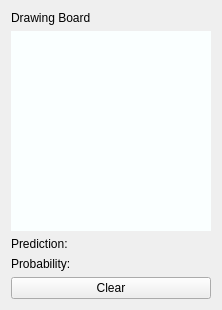
        <widget class="QWidget" name="widget_3" native="true">
         <layout class="QVBoxLayout" name="verticalLayout_8">
          <property name="spacing">
           <number>-1</number>
          </property>
          <item>
           <widget class="QLabel" name="label">
            <property name="text">
             <string>Drawing Board</string>
            </property>
            <property name="alignment">
             <set>Qt::AlignLeading|Qt::AlignLeft|Qt::AlignVCenter</set>
            </property>
           </widget>
          </item>
          <item>
           <widget class="paintWidget" name="drawing">
            <property name="sizePolicy">
             <sizepolicy hsizetype="Fixed" vsizetype="Fixed">
              <horstretch>0</horstretch>
              <verstretch>0</verstretch>
             </sizepolicy>
            </property>
            <property name="minimumSize">
             <size>
              <width>200</width>
              <height>200</height>
             </size>
            </property>
            <property name="maximumSize">
             <size>
              <width>200</width>
              <height>200</height>
             </size>
            </property>
            <property name="baseSize">
             <size>
              <width>200</width>
              <height>200</height>
             </size>
            </property>
            <property name="palette">
             <palette>
              <active>
               <colorrole role="WindowText">
                <brush brushstyle="SolidPattern">
                 <color alpha="255">
                  <red>0</red>
                  <green>0</green>
                  <blue>0</blue>
                 </color>
                </brush>
               </colorrole>
               <colorrole role="Button">
                <brush brushstyle="SolidPattern">
                 <color alpha="255">
                  <red>250</red>
                  <green>255</green>
                  <blue>255</blue>
                 </color>
                </brush>
               </colorrole>
               <colorrole role="Light">
                <brush brushstyle="SolidPattern">
                 <color alpha="255">
                  <red>255</red>
                  <green>255</green>
                  <blue>255</blue>
                 </color>
                </brush>
               </colorrole>
               <colorrole role="Midlight">
                <brush brushstyle="SolidPattern">
                 <color alpha="255">
                  <red>252</red>
                  <green>255</green>
                  <blue>255</blue>
                 </color>
                </brush>
               </colorrole>
               <colorrole role="Dark">
                <brush brushstyle="SolidPattern">
                 <color alpha="255">
                  <red>125</red>
                  <green>127</green>
                  <blue>127</blue>
                 </color>
                </brush>
               </colorrole>
               <colorrole role="Mid">
                <brush brushstyle="SolidPattern">
                 <color alpha="255">
                  <red>167</red>
                  <green>170</green>
                  <blue>170</blue>
                 </color>
                </brush>
               </colorrole>
               <colorrole role="Text">
                <brush brushstyle="SolidPattern">
                 <color alpha="255">
                  <red>0</red>
                  <green>0</green>
                  <blue>0</blue>
                 </color>
                </brush>
               </colorrole>
               <colorrole role="BrightText">
                <brush brushstyle="SolidPattern">
                 <color alpha="255">
                  <red>255</red>
                  <green>255</green>
                  <blue>255</blue>
                 </color>
                </brush>
               </colorrole>
               <colorrole role="ButtonText">
                <brush brushstyle="SolidPattern">
                 <color alpha="255">
                  <red>0</red>
                  <green>0</green>
                  <blue>0</blue>
                 </color>
                </brush>
               </colorrole>
               <colorrole role="Base">
                <brush brushstyle="SolidPattern">
                 <color alpha="255">
                  <red>255</red>
                  <green>255</green>
                  <blue>255</blue>
                 </color>
                </brush>
               </colorrole>
               <colorrole role="Window">
                <brush brushstyle="SolidPattern">
                 <color alpha="255">
                  <red>250</red>
                  <green>255</green>
                  <blue>255</blue>
                 </color>
                </brush>
               </colorrole>
               <colorrole role="Shadow">
                <brush brushstyle="SolidPattern">
                 <color alpha="255">
                  <red>0</red>
                  <green>0</green>
                  <blue>0</blue>
                 </color>
                </brush>
               </colorrole>
               <colorrole role="AlternateBase">
                <brush brushstyle="SolidPattern">
                 <color alpha="255">
                  <red>252</red>
                  <green>255</green>
                  <blue>255</blue>
                 </color>
                </brush>
               </colorrole>
               <colorrole role="ToolTipBase">
                <brush brushstyle="SolidPattern">
                 <color alpha="255">
                  <red>255</red>
                  <green>255</green>
                  <blue>220</blue>
                 </color>
                </brush>
               </colorrole>
               <colorrole role="ToolTipText">
                <brush brushstyle="SolidPattern">
                 <color alpha="255">
                  <red>0</red>
                  <green>0</green>
                  <blue>0</blue>
                 </color>
                </brush>
               </colorrole>
               <colorrole role="PlaceholderText">
                <brush brushstyle="SolidPattern">
                 <color alpha="128">
                  <red>0</red>
                  <green>0</green>
                  <blue>0</blue>
                 </color>
                </brush>
               </colorrole>
              </active>
              <inactive>
               <colorrole role="WindowText">
                <brush brushstyle="SolidPattern">
                 <color alpha="255">
                  <red>0</red>
                  <green>0</green>
                  <blue>0</blue>
                 </color>
                </brush>
               </colorrole>
               <colorrole role="Button">
                <brush brushstyle="SolidPattern">
                 <color alpha="255">
                  <red>250</red>
                  <green>255</green>
                  <blue>255</blue>
                 </color>
                </brush>
               </colorrole>
               <colorrole role="Light">
                <brush brushstyle="SolidPattern">
                 <color alpha="255">
                  <red>255</red>
                  <green>255</green>
                  <blue>255</blue>
                 </color>
                </brush>
               </colorrole>
               <colorrole role="Midlight">
                <brush brushstyle="SolidPattern">
                 <color alpha="255">
                  <red>252</red>
                  <green>255</green>
                  <blue>255</blue>
                 </color>
                </brush>
               </colorrole>
               <colorrole role="Dark">
                <brush brushstyle="SolidPattern">
                 <color alpha="255">
                  <red>125</red>
                  <green>127</green>
                  <blue>127</blue>
                 </color>
                </brush>
               </colorrole>
               <colorrole role="Mid">
                <brush brushstyle="SolidPattern">
                 <color alpha="255">
                  <red>167</red>
                  <green>170</green>
                  <blue>170</blue>
                 </color>
                </brush>
               </colorrole>
               <colorrole role="Text">
                <brush brushstyle="SolidPattern">
                 <color alpha="255">
                  <red>0</red>
                  <green>0</green>
                  <blue>0</blue>
                 </color>
                </brush>
               </colorrole>
               <colorrole role="BrightText">
                <brush brushstyle="SolidPattern">
                 <color alpha="255">
                  <red>255</red>
                  <green>255</green>
                  <blue>255</blue>
                 </color>
                </brush>
               </colorrole>
               <colorrole role="ButtonText">
                <brush brushstyle="SolidPattern">
                 <color alpha="255">
                  <red>0</red>
                  <green>0</green>
                  <blue>0</blue>
                 </color>
                </brush>
               </colorrole>
               <colorrole role="Base">
                <brush brushstyle="SolidPattern">
                 <color alpha="255">
                  <red>255</red>
                  <green>255</green>
                  <blue>255</blue>
                 </color>
                </brush>
               </colorrole>
               <colorrole role="Window">
                <brush brushstyle="SolidPattern">
                 <color alpha="255">
                  <red>250</red>
                  <green>255</green>
                  <blue>255</blue>
                 </color>
                </brush>
               </colorrole>
               <colorrole role="Shadow">
                <brush brushstyle="SolidPattern">
                 <color alpha="255">
                  <red>0</red>
                  <green>0</green>
                  <blue>0</blue>
                 </color>
                </brush>
               </colorrole>
               <colorrole role="AlternateBase">
                <brush brushstyle="SolidPattern">
                 <color alpha="255">
                  <red>252</red>
                  <green>255</green>
                  <blue>255</blue>
                 </color>
                </brush>
               </colorrole>
               <colorrole role="ToolTipBase">
                <brush brushstyle="SolidPattern">
                 <color alpha="255">
                  <red>255</red>
                  <green>255</green>
                  <blue>220</blue>
                 </color>
                </brush>
               </colorrole>
               <colorrole role="ToolTipText">
                <brush brushstyle="SolidPattern">
                 <color alpha="255">
                  <red>0</red>
                  <green>0</green>
                  <blue>0</blue>
                 </color>
                </brush>
               </colorrole>
               <colorrole role="PlaceholderText">
                <brush brushstyle="SolidPattern">
                 <color alpha="128">
                  <red>0</red>
                  <green>0</green>
                  <blue>0</blue>
                 </color>
                </brush>
               </colorrole>
              </inactive>
              <disabled>
               <colorrole role="WindowText">
                <brush brushstyle="SolidPattern">
                 <color alpha="255">
                  <red>125</red>
                  <green>127</green>
                  <blue>127</blue>
                 </color>
                </brush>
               </colorrole>
               <colorrole role="Button">
                <brush brushstyle="SolidPattern">
                 <color alpha="255">
                  <red>250</red>
                  <green>255</green>
                  <blue>255</blue>
                 </color>
                </brush>
               </colorrole>
               <colorrole role="Light">
                <brush brushstyle="SolidPattern">
                 <color alpha="255">
                  <red>255</red>
                  <green>255</green>
                  <blue>255</blue>
                 </color>
                </brush>
               </colorrole>
               <colorrole role="Midlight">
                <brush brushstyle="SolidPattern">
                 <color alpha="255">
                  <red>252</red>
                  <green>255</green>
                  <blue>255</blue>
                 </color>
                </brush>
               </colorrole>
               <colorrole role="Dark">
                <brush brushstyle="SolidPattern">
                 <color alpha="255">
                  <red>125</red>
                  <green>127</green>
                  <blue>127</blue>
                 </color>
                </brush>
               </colorrole>
               <colorrole role="Mid">
                <brush brushstyle="SolidPattern">
                 <color alpha="255">
                  <red>167</red>
                  <green>170</green>
                  <blue>170</blue>
                 </color>
                </brush>
               </colorrole>
               <colorrole role="Text">
                <brush brushstyle="SolidPattern">
                 <color alpha="255">
                  <red>125</red>
                  <green>127</green>
                  <blue>127</blue>
                 </color>
                </brush>
               </colorrole>
               <colorrole role="BrightText">
                <brush brushstyle="SolidPattern">
                 <color alpha="255">
                  <red>255</red>
                  <green>255</green>
                  <blue>255</blue>
                 </color>
                </brush>
               </colorrole>
               <colorrole role="ButtonText">
                <brush brushstyle="SolidPattern">
                 <color alpha="255">
                  <red>125</red>
                  <green>127</green>
                  <blue>127</blue>
                 </color>
                </brush>
               </colorrole>
               <colorrole role="Base">
                <brush brushstyle="SolidPattern">
                 <color alpha="255">
                  <red>250</red>
                  <green>255</green>
                  <blue>255</blue>
                 </color>
                </brush>
               </colorrole>
               <colorrole role="Window">
                <brush brushstyle="SolidPattern">
                 <color alpha="255">
                  <red>250</red>
                  <green>255</green>
                  <blue>255</blue>
                 </color>
                </brush>
               </colorrole>
               <colorrole role="Shadow">
                <brush brushstyle="SolidPattern">
                 <color alpha="255">
                  <red>0</red>
                  <green>0</green>
                  <blue>0</blue>
                 </color>
                </brush>
               </colorrole>
               <colorrole role="AlternateBase">
                <brush brushstyle="SolidPattern">
                 <color alpha="255">
                  <red>250</red>
                  <green>255</green>
                  <blue>255</blue>
                 </color>
                </brush>
               </colorrole>
               <colorrole role="ToolTipBase">
                <brush brushstyle="SolidPattern">
                 <color alpha="255">
                  <red>255</red>
                  <green>255</green>
                  <blue>220</blue>
                 </color>
                </brush>
               </colorrole>
               <colorrole role="ToolTipText">
                <brush brushstyle="SolidPattern">
                 <color alpha="255">
                  <red>0</red>
                  <green>0</green>
                  <blue>0</blue>
                 </color>
                </brush>
               </colorrole>
               <colorrole role="PlaceholderText">
                <brush brushstyle="SolidPattern">
                 <color alpha="128">
                  <red>0</red>
                  <green>0</green>
                  <blue>0</blue>
                 </color>
                </brush>
               </colorrole>
              </disabled>
             </palette>
            </property>
            <property name="layoutDirection">
             <enum>Qt::LeftToRight</enum>
            </property>
            <property name="autoFillBackground">
             <bool>true</bool>
            </property>
            <property name="text">
             <string/>
            </property>
            <property name="scaledContents">
             <bool>false</bool>
            </property>
            <property name="alignment">
             <set>Qt::AlignCenter</set>
            </property>
           </widget>
          </item>
          <item>
           <widget class="QLabel" name="prediction_label">
            <property name="text">
             <string>Prediction:</string>
            </property>
           </widget>
          </item>
          <item>
           <widget class="QLabel" name="probability_label">
            <property name="text">
             <string>Probability:</string>
            </property>
           </widget>
          </item>
          <item>
           <widget class="QPushButton" name="clear_btn">
            <property name="maximumSize">
             <size>
              <width>200</width>
              <height>16777215</height>
             </size>
            </property>
            <property name="palette">
             <palette>
              <active>
               <colorrole role="Text">
                <brush brushstyle="SolidPattern">
                 <color alpha="255">
                  <red>0</red>
                  <green>0</green>
                  <blue>0</blue>
                 </color>
                </brush>
               </colorrole>
               <colorrole role="ButtonText">
                <brush brushstyle="SolidPattern">
                 <color alpha="255">
                  <red>0</red>
                  <green>0</green>
                  <blue>0</blue>
                 </color>
                </brush>
               </colorrole>
               <colorrole role="PlaceholderText">
                <brush brushstyle="NoBrush">
                 <color alpha="128">
                  <red>0</red>
                  <green>0</green>
                  <blue>0</blue>
                 </color>
                </brush>
               </colorrole>
              </active>
              <inactive>
               <colorrole role="Text">
                <brush brushstyle="SolidPattern">
                 <color alpha="255">
                  <red>0</red>
                  <green>0</green>
                  <blue>0</blue>
                 </color>
                </brush>
               </colorrole>
               <colorrole role="ButtonText">
                <brush brushstyle="SolidPattern">
                 <color alpha="255">
                  <red>0</red>
                  <green>0</green>
                  <blue>0</blue>
                 </color>
                </brush>
               </colorrole>
               <colorrole role="PlaceholderText">
                <brush brushstyle="NoBrush">
                 <color alpha="128">
                  <red>0</red>
                  <green>0</green>
                  <blue>0</blue>
                 </color>
                </brush>
               </colorrole>
              </inactive>
              <disabled>
               <colorrole role="Text">
                <brush brushstyle="SolidPattern">
                 <color alpha="255">
                  <red>28</red>
                  <green>28</green>
                  <blue>28</blue>
                 </color>
                </brush>
               </colorrole>
               <colorrole role="ButtonText">
                <brush brushstyle="SolidPattern">
                 <color alpha="255">
                  <red>28</red>
                  <green>28</green>
                  <blue>28</blue>
                 </color>
                </brush>
               </colorrole>
               <colorrole role="PlaceholderText">
                <brush brushstyle="NoBrush">
                 <color alpha="128">
                  <red>0</red>
                  <green>0</green>
                  <blue>0</blue>
                 </color>
                </brush>
               </colorrole>
              </disabled>
             </palette>
            </property>
            <property name="autoFillBackground">
             <bool>false</bool>
            </property>
            <property name="text">
             <string>Clear</string>
            </property>
           </widget>
          </item>
         </layout>
        </widget>
